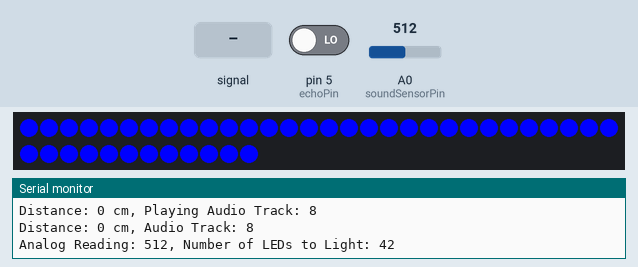
Simulated run of this sketch. Board: Arduino Uno, built with avr-gcc and run on an emulated ATmega328P. Shown: 42 RGB LEDs in strip order, left to right, continuing on the next row, the last lines printed to the serial monitor. The inputs (shaded band) are chosen by the test bench; at power-on: A0 (soundSensorPin) = 512, pin 5 (echoPin) LOW. The audio player accepts every command and is not drawn.

Above: at 2.1 s.
2.2 s: A0 (soundSensorPin) fed a 200 Hz sine of ±255 counts around its level
6.5 s: A0 (soundSensorPin) set to 122
At 8.2 s:
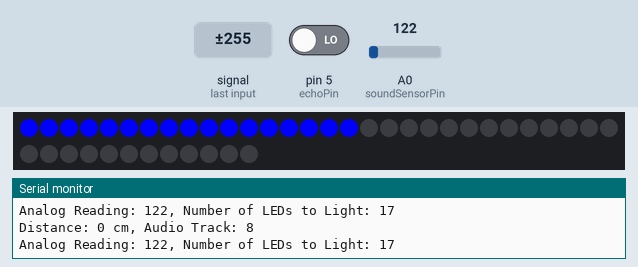
8.5 s: A0 (soundSensorPin) set to 38
At 9.6 s:
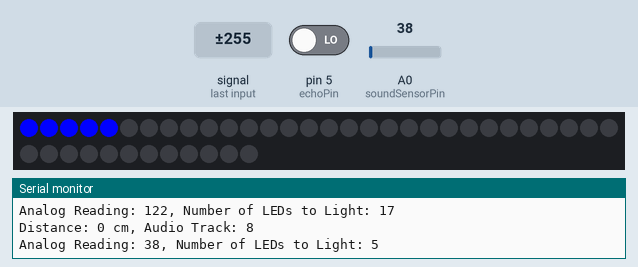
10.7 s: A0 (soundSensorPin) set to 58
12.8 s: A0 (soundSensorPin) set to 0
15.0 s: A0 (soundSensorPin) set to 306
At 16.8 s:
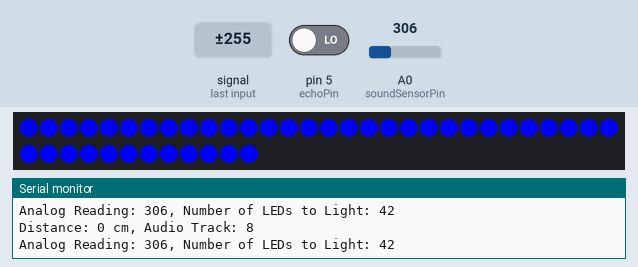
Timing chart, 0 to 18.1 s (numbered marks = the images above; inputs shaded):
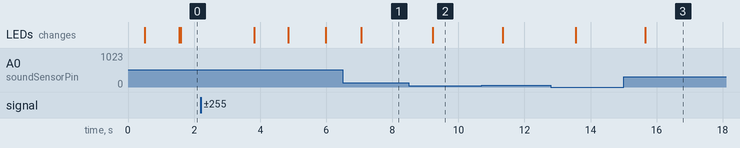

Measured:
- after the input at 6.5 s, the LEDs: change after 0.57 s (image 1)
- after the input at 8.5 s, the LEDs: change after 0.73 s (image 2)
- after the input at 15.0 s, the LEDs: change after 0.66 s (image 3)

The sketch:

ghatam_gpt.ino
```cpp
#include <Adafruit_NeoPixel.h>
#include "SoftwareSerial.h"
#include "DFRobotDFPlayerMini.h"

#define PIN_LED_STRIP 6
#define NUM_LEDS 42  // Change this to match the number of LEDs on your strip

#define PIN_MP3_TX 2  // Connects to module's RX
#define PIN_MP3_RX 3  // Connects to module's TX
SoftwareSerial softwareSerial(PIN_MP3_RX, PIN_MP3_TX);

Adafruit_NeoPixel strip = Adafruit_NeoPixel(NUM_LEDS, PIN_LED_STRIP, NEO_GRB + NEO_KHZ800);
DFRobotDFPlayerMini player;

const int trigPin = 4;  // Trigger pin
const int echoPin = 5;  // Echo pin
const int soundSensorPin = A0;

int lastAudioTrack = -1;
unsigned long lastChangeTime = 0;  // Variable to store the time of the last distance change

// Debounce delay in milliseconds
const unsigned long debounceDelay = 500;

void setup() {
  Serial.begin(9600);
  softwareSerial.begin(9600);
  player.begin(softwareSerial);

  player.volume(20);

  strip.begin();
  strip.show();  // Initialize all pixels to 'off'
}

void loop() {
  // Measure distance using the ultrasonic sensor
  long duration, distance;
  digitalWrite(trigPin, LOW);
  delayMicroseconds(2);
  digitalWrite(trigPin, HIGH);
  delayMicroseconds(10);
  digitalWrite(trigPin, LOW);
  duration = pulseIn(echoPin, HIGH);
  distance = duration * 0.034 / 2;

  if (distance >= 0 && distance <= 48) {  // Check if distance is within valid range
    int audioTrack = map(distance, 0, 48, 8, 1);  // Map distance to reversed audio track

    if (audioTrack != lastAudioTrack) {
      // Check if enough time has passed since the last change
      if (millis() - lastChangeTime > debounceDelay) {
        // Play a new audio track only if it's different from the last one and debounce time has passed
        player.play(audioTrack);
        Serial.print("Distance: ");
        Serial.print(distance);
        Serial.print(" cm, Playing Audio Track: ");
        Serial.println(audioTrack);

        // Rainbow gradient for LEDs
        for (int i = 0; i < NUM_LEDS; i++) {
          int hue = map(i, 0, NUM_LEDS, 0, 255);
          strip.setPixelColor(i, strip.ColorHSV(hue, 255, 255));  // Rainbow gradient
        }
        strip.show();

        lastAudioTrack = audioTrack;  // Update lastAudioTrack
        lastChangeTime = millis();    // Update the last change time
      }
    }

    Serial.print("Distance: ");
    Serial.print(distance);
    Serial.print(" cm, Audio Track: ");
    Serial.println(lastAudioTrack);
  }

  // Sound sensor and LED logic
  int soundSensorValue = analogRead(soundSensorPin);

  // Map the analog reading to the number of LEDs
  int numLedsToLight = map(soundSensorValue, 0, 300, 0, NUM_LEDS);

  // Ensure the number of LEDs to light is within the valid range
  numLedsToLight = constrain(numLedsToLight, 0, NUM_LEDS);

  // Display the mapped value and light up the corresponding number of LEDs
  Serial.print("Analog Reading: ");
  Serial.print(soundSensorValue);
  Serial.print(", Number of LEDs to Light: ");
  Serial.println(numLedsToLight);

  colorWipe(strip.Color(0, 0, 255), numLedsToLight, 50);  // Blue color, adjust as needed

  delay(10);
}

// Fill the first numLeds LEDs with the specified color
void colorWipe(uint32_t color, int numLeds, int wait) {
  for (int i = 0; i < numLeds; i++) {
    strip.setPixelColor(i, color);
  }
  strip.show();
  delay(wait);
  // Turn off the remaining LEDs
  for (int i = numLeds; i < NUM_LEDS; i++) {
    strip.setPixelColor(i, strip.Color(0, 0, 0));
  }
  strip.show();
}
```
